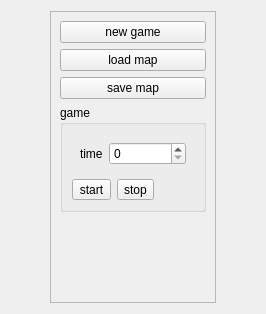
<?xml version="1.0" encoding="UTF-8"?>
<ui version="4.0">
 <class>MainBox</class>
 <widget class="QWidget" name="MainBox">
  <property name="geometry">
   <rect>
    <x>0</x>
    <y>0</y>
    <width>266</width>
    <height>314</height>
   </rect>
  </property>
  <property name="windowTitle">
   <string>Dialog</string>
  </property>
  <layout class="QHBoxLayout" name="horizontalLayout">
   <item>
    <widget class="QFrame" name="frame">
     <property name="sizePolicy">
      <sizepolicy hsizetype="Fixed" vsizetype="Preferred">
       <horstretch>0</horstretch>
       <verstretch>0</verstretch>
      </sizepolicy>
     </property>
     <property name="frameShape">
      <enum>QFrame::StyledPanel</enum>
     </property>
     <property name="frameShadow">
      <enum>QFrame::Raised</enum>
     </property>
     <layout class="QVBoxLayout" name="verticalLayout_3">
      <item>
       <widget class="QPushButton" name="btn_new_game">
        <property name="text">
         <string>new game</string>
        </property>
       </widget>
      </item>
      <item>
       <widget class="QPushButton" name="btn_load_map">
        <property name="text">
         <string>load map</string>
        </property>
       </widget>
      </item>
      <item>
       <widget class="QPushButton" name="btn_save_map">
        <property name="text">
         <string>save map</string>
        </property>
       </widget>
      </item>
      <item>
       <widget class="QGroupBox" name="groupBox">
        <property name="title">
         <string>game</string>
        </property>
        <layout class="QVBoxLayout" name="verticalLayout_2">
         <item>
          <layout class="QHBoxLayout" name="horizontalLayout_3">
           <property name="leftMargin">
            <number>8</number>
           </property>
           <property name="topMargin">
            <number>8</number>
           </property>
           <property name="rightMargin">
            <number>8</number>
           </property>
           <property name="bottomMargin">
            <number>8</number>
           </property>
           <item>
            <widget class="QLabel" name="label">
             <property name="sizePolicy">
              <sizepolicy hsizetype="Fixed" vsizetype="Preferred">
               <horstretch>0</horstretch>
               <verstretch>0</verstretch>
              </sizepolicy>
             </property>
             <property name="text">
              <string>time</string>
             </property>
            </widget>
           </item>
           <item>
            <widget class="QSpinBox" name="sb_interval"/>
           </item>
          </layout>
         </item>
         <item>
          <layout class="QHBoxLayout" name="horizontalLayout_2">
           <item>
            <widget class="QToolButton" name="btn_start">
             <property name="text">
              <string>start</string>
             </property>
            </widget>
           </item>
           <item>
            <widget class="QToolButton" name="btn_stop">
             <property name="text">
              <string>stop</string>
             </property>
            </widget>
           </item>
           <item>
            <spacer name="horizontalSpacer">
             <property name="orientation">
              <enum>Qt::Horizontal</enum>
             </property>
             <property name="sizeHint" stdset="0">
              <size>
               <width>40</width>
               <height>20</height>
              </size>
             </property>
            </spacer>
           </item>
          </layout>
         </item>
        </layout>
       </widget>
      </item>
      <item>
       <spacer name="verticalSpacer">
        <property name="orientation">
         <enum>Qt::Vertical</enum>
        </property>
        <property name="sizeHint" stdset="0">
         <size>
          <width>20</width>
          <height>40</height>
         </size>
        </property>
       </spacer>
      </item>
     </layout>
    </widget>
   </item>
   <item>
    <layout class="QGridLayout" name="grid_map"/>
   </item>
  </layout>
 </widget>
 <tabstops>
  <tabstop>btn_new_game</tabstop>
  <tabstop>btn_load_map</tabstop>
  <tabstop>btn_save_map</tabstop>
  <tabstop>sb_interval</tabstop>
  <tabstop>btn_start</tabstop>
  <tabstop>btn_stop</tabstop>
 </tabstops>
 <resources/>
 <connections/>
</ui>
